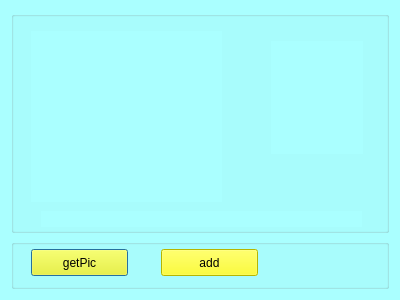
<?xml version="1.0" encoding="UTF-8"?>
<ui version="4.0">
 <class>form_addFace</class>
 <widget class="QDialog" name="form_addFace">
  <property name="geometry">
   <rect>
    <x>0</x>
    <y>0</y>
    <width>400</width>
    <height>300</height>
   </rect>
  </property>
  <property name="windowTitle">
   <string>Dialog</string>
  </property>
  <property name="styleSheet">
   <string notr="true">background-color: rgb(170, 255, 255);</string>
  </property>
  <layout class="QGridLayout" name="gridLayout">
   <item row="0" column="0">
    <layout class="QVBoxLayout" name="verticalLayout">
     <item>
      <widget class="QGroupBox" name="groupBox_2">
       <property name="title">
        <string/>
       </property>
       <widget class="QLabel" name="label">
        <property name="geometry">
         <rect>
          <x>20</x>
          <y>20</y>
          <width>191</width>
          <height>171</height>
         </rect>
        </property>
        <property name="styleSheet">
         <string notr="true">border-image: url(:/image/face_wait.bmp);</string>
        </property>
        <property name="text">
         <string/>
        </property>
        <property name="scaledContents">
         <bool>true</bool>
        </property>
       </widget>
       <widget class="QLabel" name="label_2">
        <property name="geometry">
         <rect>
          <x>260</x>
          <y>30</y>
          <width>92</width>
          <height>113</height>
         </rect>
        </property>
        <property name="styleSheet">
         <string notr="true">border-image: url(:/image/face_logo.bmp);</string>
        </property>
        <property name="text">
         <string/>
        </property>
        <property name="scaledContents">
         <bool>true</bool>
        </property>
       </widget>
       <widget class="QLabel" name="label_3">
        <property name="geometry">
         <rect>
          <x>30</x>
          <y>200</y>
          <width>321</width>
          <height>16</height>
         </rect>
        </property>
        <property name="font">
         <font>
          <pointsize>6</pointsize>
         </font>
        </property>
        <property name="text">
         <string/>
        </property>
       </widget>
      </widget>
     </item>
     <item>
      <widget class="QGroupBox" name="groupBox">
       <property name="maximumSize">
        <size>
         <width>16777215</width>
         <height>50</height>
        </size>
       </property>
       <property name="title">
        <string/>
       </property>
       <widget class="QPushButton" name="pushButton">
        <property name="geometry">
         <rect>
          <x>20</x>
          <y>10</y>
          <width>97</width>
          <height>27</height>
         </rect>
        </property>
        <property name="font">
         <font>
          <pointsize>9</pointsize>
         </font>
        </property>
        <property name="styleSheet">
         <string notr="true">background-color: rgb(255, 255, 0);</string>
        </property>
        <property name="text">
         <string>getPic</string>
        </property>
       </widget>
       <widget class="QPushButton" name="pushButton_2">
        <property name="geometry">
         <rect>
          <x>150</x>
          <y>10</y>
          <width>97</width>
          <height>27</height>
         </rect>
        </property>
        <property name="font">
         <font>
          <pointsize>9</pointsize>
         </font>
        </property>
        <property name="styleSheet">
         <string notr="true">background-color: rgb(255, 255, 0);</string>
        </property>
        <property name="text">
         <string>add</string>
        </property>
       </widget>
      </widget>
     </item>
    </layout>
   </item>
  </layout>
 </widget>
 <resources/>
 <connections/>
</ui>
